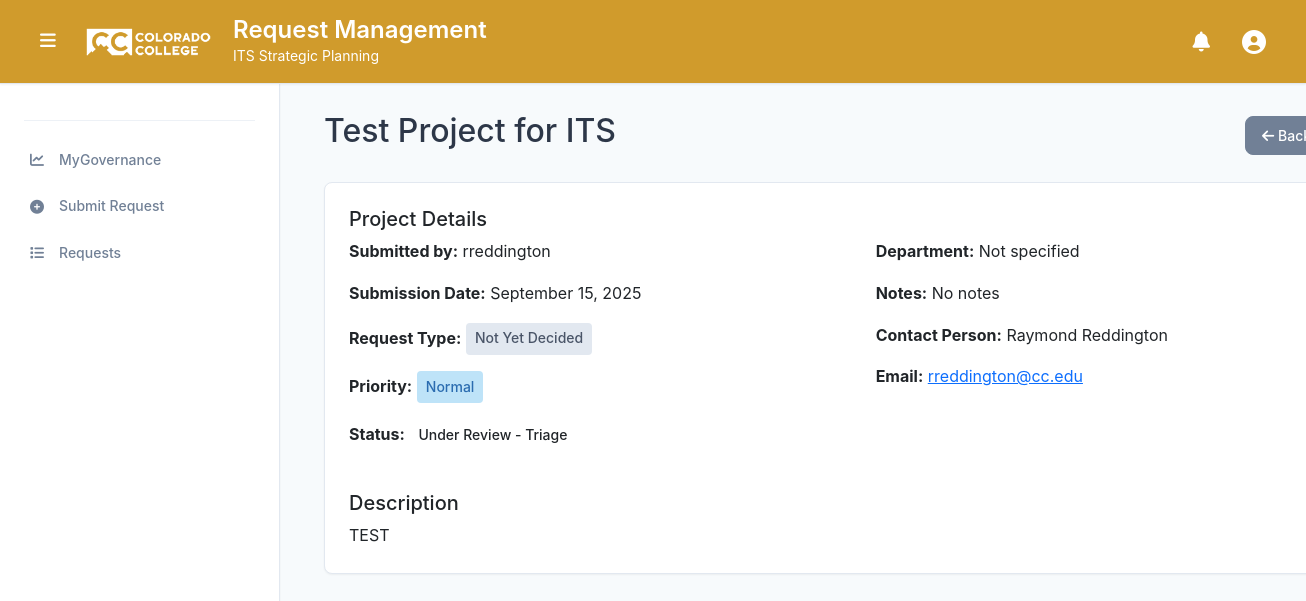
The page /61/ (signed in) on the database as committed earlier.
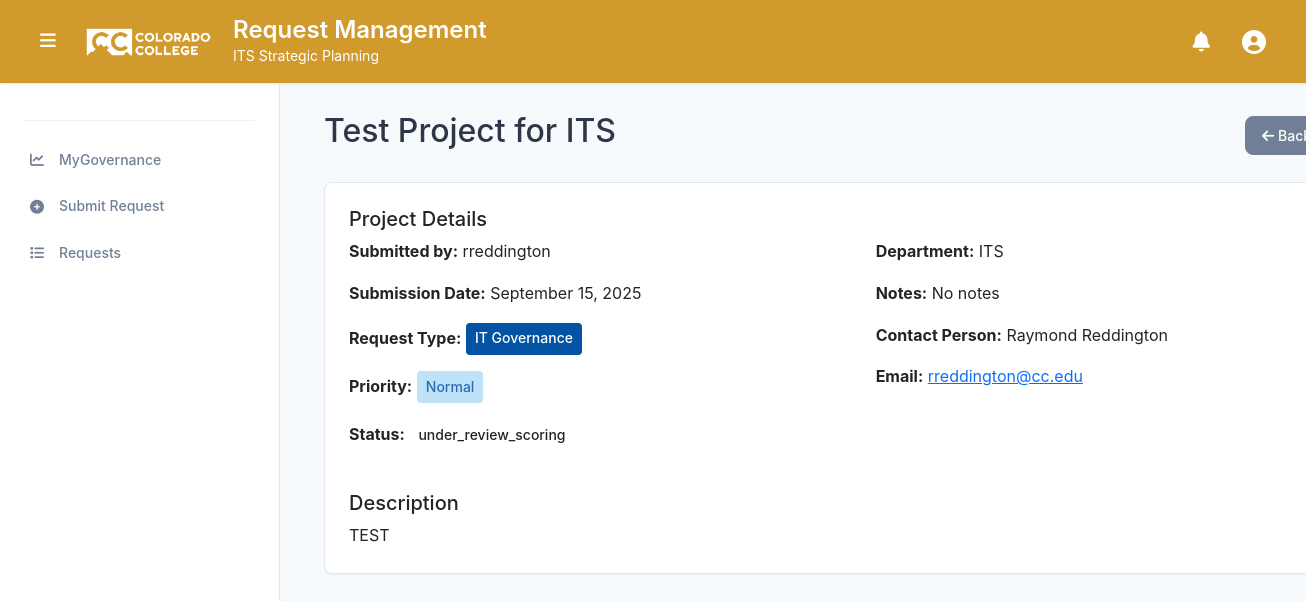
The same page on the database as committed later.
### projects/models.py (models this page shows, shortened)
class Project(models.Model):
    STATUS_CHOICES = [
        ('pending', 'Pending Review'),
        ('approved', 'Approved'),
        ('rejected', 'Rejected'),
        ('under_review_triage', 'Under Review - Triage'),
        ('under_review_governance', 'Under Review - Governance'),
        ('under_review_final_governance', 'Under Review - Final Governance'),
        ('completed', 'Completed'),
        ('archived', 'Archived'),
        ('on_hold', 'On Hold'),
        ('cancelled', 'Cancelled'),
    ]
    STAGE_CHOICES = [
        ('Pending_Review', 'Pending Review'),
        ('Under_Review_Triage', 'Under Review - Triage'),
        ('Under_Review_governance', 'Under Review - Governance'),
        ('Under_Review_Final_governance', 'Under Review - Final Governance'),
        ('Governance_Closure', 'Governance Closed'),
        ('Deleted', 'Deleted'),
    ]
    PRIORITY_CHOICES = [
        ('Low', 'Low'),
        ('Normal', 'Normal'),
        ('High', 'High'),
        ('Top', 'Top'),
    ]
    FINAL_PRIORITY_CHOICES = [
        (1, 'Low'),
        (2, 'Medium'),
        (3, 'High'),
    ]
    PROJECT_TYPE_CHOICES = [
        ('not_yet_decided', 'Not Yet Decided'),
        ('process_improvement', 'Process Improvement'),
        ('it_governance', 'IT Governance'),
        ('erp_governance', 'ERP Governance'),
        ('ai_governance', 'AI Governance'),
    ]
    title = models.CharField(max_length=200)
    description = models.TextField()
    project_type = models.CharField(
        max_length=20,
        choices=PROJECT_TYPE_CHOICES,
        default='not_yet_decided',
        verbose_name="Request Type",
        help_text="Type of request submission"
    )
    submitted_by = models.ForeignKey(User, on_delete=models.CASCADE, null=True, blank=True)
    submission_date = models.DateTimeField(default=timezone.now)
    status = models.CharField(max_length=30, choices=STATUS_CHOICES, default='pending')
    stage = models.CharField(max_length=30, choices=STAGE_CHOICES, default='Pending_Review', help_text="Current stage of the project")
    budget = models.DecimalField(max_digits=10, decimal_places=2, null=True, blank=True)
    start_date = models.DateField(null=True, blank=True)
    end_date = models.DateField(null=True, blank=True)
    department = models.CharField(max_length=100, null=True, blank=True)
    contact_person = models.CharField(max_length=100, null=True, blank=True)
    contact_email = models.EmailField(null=True, blank=True)
    contact_phone = models.CharField(max_length=20, null=True, blank=True)
    triage_notes = models.TextField(blank=True, null=True)
    priority = models.CharField(max_length=10, choices=PRIORITY_CHOICES, default='Normal')
    scoring_notes = models.TextField(blank=True, null=True, help_text="Notes related to project scoring or evaluation")
    final_priority = models.IntegerField(null=True, blank=True, help_text="Project ranking (lower number = higher priority)")
    final_score = models.FloatField(null=True, blank=True, help_text="Final score")
    strategic_alignment = models.IntegerField(null=True, blank=True, help_text="Strategic alignment score (1-5)")
    cost_benefit = models.IntegerField(null=True, blank=True, help_text="Cost benefit score (1-5)")
    user_impact = models.IntegerField(null=True, blank=True, help_text="User impact and adoption score (1-5)")
    ease_of_implementation = models.IntegerField(null=True, blank=True, help_text="Ease of implementation score (1-5)")
    vendor_reputation_support = models.IntegerField(null=True, blank=True, help_text="Vendor reputation and support score (1-5)")
    security_compliance = models.IntegerField(null=True, blank=True, help_text="Security and compliance score (1-5)")
    student_centered = models.IntegerField(null=True, blank=True, help_text="Student-centered score (1-5)")
    class Meta:
        ordering = ['-submission_date']
        db_table = 'project_requests'

### projects/views.py (the view)
# urls.py: path('<int:pk>/', views.project_detail, name='project_detail'),
@login_required
def project_detail(request, pk):
    project = get_object_or_404(Project, pk=pk)
    if (is_triage_user(request.user) or is_triage_lead_user(request.user)) and project.stage != 'Governance_Closure':
        return redirect('projects:project_update', pk=pk)
    return render(request, 'projects/project_detail.html', {'project': project})

### projects/views.py (called while the page is built)
def is_triage_user(user):
    return user.is_staff or user.groups.filter(name='Triage Group').exists()

def is_triage_lead_user(user):
    return user.is_staff or user.groups.filter(name='Triage Group Lead').exists()

### templates/projects/project_detail.html (shortened to what this page needs)
{% extends 'base_cc.html' %}
{% load static %}
{% block content %}
<div class="container-fluid" style="width: 115%; padding-right: 15px;">
    <div class="d-flex justify-content-between align-items-center mb-4">
        <h2>{{ project.title }}</h2>
        <div>
            <a href="{% url 'projects:project_list' %}" class="btn btn-secondary">
                <i class="fas fa-arrow-left"></i> Back to Projects
            </a>
        </div>
    </div>
    <div class="card mb-4">
        <div class="card-body">
            <h5 class="card-title">Project Details</h5>
            <div class="row">
                <div class="col-md-6">
                    <p><strong>Submitted by:</strong> {{ project.submitted_by.username }}</p>
                    <p><strong>Submission Date:</strong> {{ project.submission_date|date:"F j, Y" }}</p>
                    <p><strong>Request Type:</strong>
                        <span class="type-badge type-{{ project.project_type|lower }}">
                            {{ project.get_project_type_display }}
                        </span>
                    </p>
                    <p><strong>Priority:</strong>
                        <span class="priority-badge priority-{{ project.priority|lower }}">
                            {{ project.priority }}
                        </span>
                    </p>
                    <p><strong>Status:</strong>
                        <span class="status-badge status-{{ project.status|lower }}">
                            {{ project.get_status_display }}
                        </span>
                    </p>
                </div>
                <div class="col-md-6">
                    <p><strong>Department:</strong> {{ project.department|default:"Not specified" }}</p>
                    <p><strong>Notes:</strong> {{ project.notes|default:"No notes" }}</p>
                    <p><strong>Contact Person:</strong>
                        {% if project.submitted_by.first_name and project.submitted_by.last_name %}
                            {{ project.submitted_by.get_full_name }}
                        {% else %}
                            {{ project.submitted_by.username }}
                        {% endif %}
                    </p>
                    <p><strong>Email:</strong> <a href="mailto:{{ project.submitted_by.email }}">{{ project.submitted_by.email }}</a></p>
                </div>
            </div>
            <div class="mt-4">
                <h5 class="card-title">Description</h5>
                <p class="card-text">{{ project.description }}</p>
            </div>
        </div>
    </div>
</div>
{% endblock %}

Rows that differ between the two databases and show on the page:
changed Project "Test Project for ITS": project_type "Not Yet Decided" → "IT Governance"; status "Under Review - Triage" → "under_review_scoring"; department "Not specified" → "ITS"
